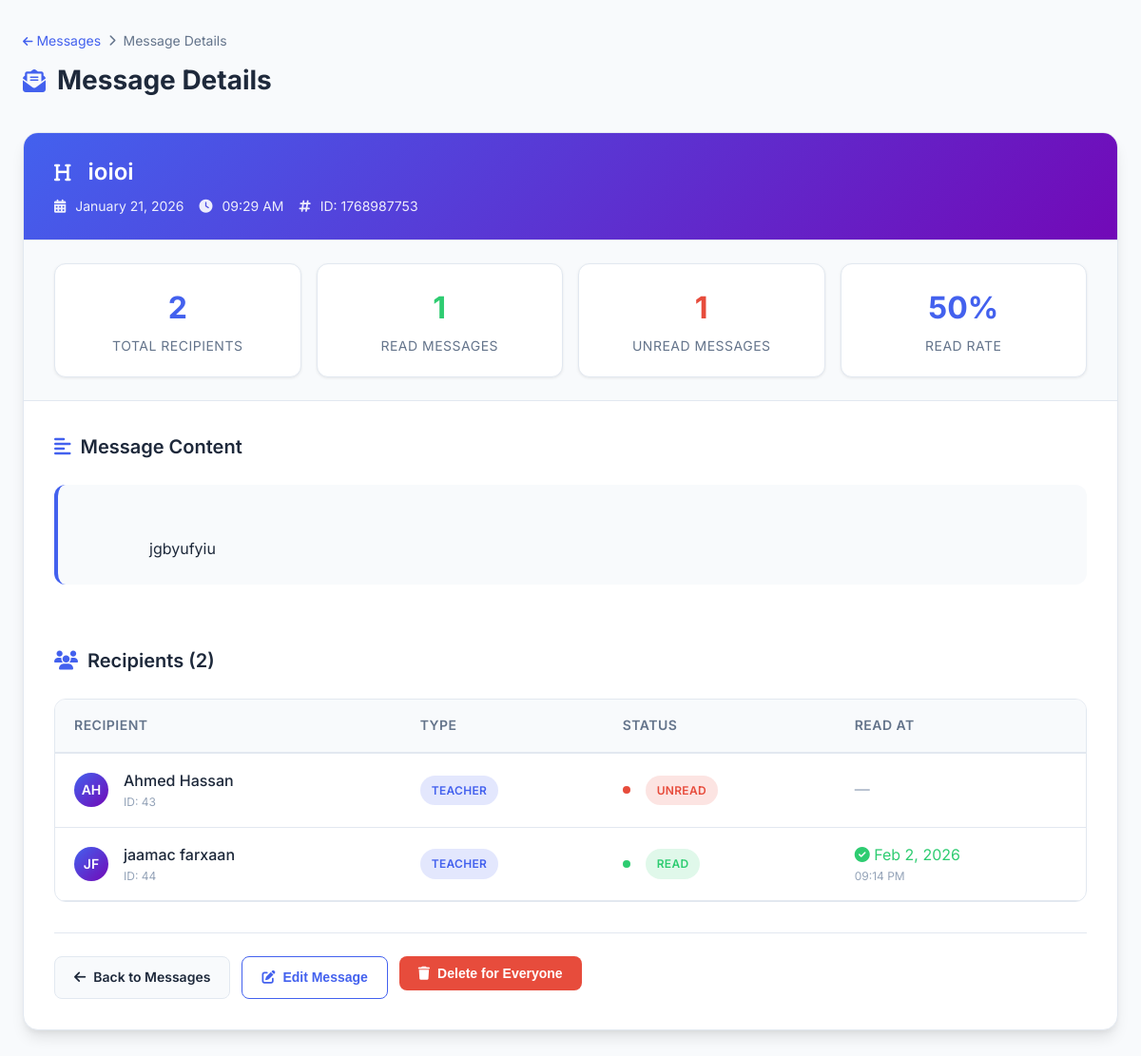
The app's page /views/admin/messages/message_view.php?group_id=1768987753 (signed in) with its own data.
### tables this page shows
CREATE TABLE `app_settings` (
  `id` int(11) NOT NULL,
  `app_name` varchar(150) DEFAULT 'Admin Panel',
  `logo_path` varchar(255) DEFAULT NULL,
  `show_type` enum('text','logo') DEFAULT 'text',
  `updated_at` timestamp NOT NULL DEFAULT current_timestamp() ON UPDATE current_timestamp(),
  `language_id` int(11) DEFAULT 1
);

CREATE TABLE `messages` (
  `id` int(11) NOT NULL,
  `sender_id` int(11) NOT NULL,
  `sender_type` enum('admin') DEFAULT 'admin',
  `message_group_id` int(11) NOT NULL,
  `recipient_type` enum('teacher','parent','both') NOT NULL,
  `recipient_id` int(11) DEFAULT NULL,
  `message_title` varchar(255) NOT NULL,
  `message_body` text NOT NULL,
  `is_read` tinyint(1) DEFAULT 0,
  `read_at` timestamp NULL DEFAULT NULL,
  `created_at` timestamp NOT NULL DEFAULT current_timestamp(),
  `updated_at` timestamp NULL DEFAULT NULL ON UPDATE current_timestamp()
);

CREATE TABLE `teachers` (
  `id` int(11) NOT NULL,
  `employee_code` varchar(50) DEFAULT NULL,
  `first_name` varchar(100) NOT NULL,
  `last_name` varchar(100) NOT NULL,
  `gender` enum('male','female') DEFAULT NULL,
  `phone` varchar(20) DEFAULT NULL,
  `email` varchar(150) DEFAULT NULL,
  `login_pin` varchar(255) NOT NULL,
  `qualification` varchar(150) DEFAULT NULL,
  `hire_date` date DEFAULT NULL,
  `status` enum('active','inactive','suspended') DEFAULT 'active',
  `salary` decimal(10,2) DEFAULT NULL,
  `created_at` timestamp NOT NULL DEFAULT current_timestamp(),
  `language_id` int(11) NOT NULL DEFAULT 1
);

### views/admin/messages/message_view.php (the view, shortened to what this page needs)
<?php
require_once __DIR__ . '/../../../config/db.php';
$settings = $conn->query("SELECT language_id FROM app_settings ORDER BY id DESC LIMIT 1")->fetch_assoc();
$currentLangId = $settings['language_id'] ?? 1;
function t($key, $replacements = []) {
    global $translations, $currentLangId;
    $text = $translations[$currentLangId][$key] ?? $key;
    foreach ($replacements as $placeholder => $value) {
        $text = str_replace('{' . $placeholder . '}', $value, $text);
    }
    return $text;
}
$theme_res = $conn->query("SELECT mode FROM theme LIMIT 1");
$theme = ($theme_res && $theme_row = $theme_res->fetch_assoc()) ? (int)$theme_row['mode'] : 1;
$is_dark = ($theme === 0);
$group_id = isset($_GET['group_id']) ? (int)$_GET['group_id'] : 0;
$stmt = $conn->prepare("
    SELECT
        m.message_group_id,
        m.message_title,
        m.message_body,
        m.created_at,
        COUNT(*) AS total_sent,
        SUM(m.is_read = 1) AS total_read
    FROM messages m
    WHERE m.message_group_id = ?
    GROUP BY m.message_group_id
");
$stmt->bind_param('i', $group_id);
$stmt->execute();
$group = $stmt->get_result()->fetch_assoc();
$stmt = $conn->prepare("
    SELECT
        m.id,
        m.recipient_type,
        m.is_read,
        m.read_at,
        t.first_name AS teacher_first,
        t.last_name AS teacher_last,
        p.name AS parent_name
    FROM messages m
    LEFT JOIN teachers t
        ON m.recipient_type = 'teacher' AND m.recipient_id = t.id
    LEFT JOIN parents p
        ON m.recipient_type = 'parent' AND m.recipient_id = p.id
    WHERE m.message_group_id = ?
    ORDER BY m.is_read ASC, m.created_at DESC
");
$stmt->bind_param('i', $group_id);
$stmt->execute();
$recipients = $stmt->get_result();
$total_unread = $group['total_sent'] - $group['total_read'];
?>
<!doctype html>
<html lang="<?= $currentLangId == 2 ? 'ar' : 'en' ?>" dir="<?= $currentLangId == 2 ? 'rtl' : 'ltr' ?>">
<head>
    <link rel="stylesheet" href="https://cdnjs.cloudflare.com/ajax/libs/font-awesome/6.4.0/css/all.min.css">
</head>
<body class="<?= $is_dark ? 'dark' : '' ?>">
<div class="container">
    <div class="page-header">
        <div>
            <div class="breadcrumb">
                <a href="messages.php"><i class="fas fa-arrow-left"></i> <?= t('breadcrumb_messages') ?></a>
                <i class="fas fa-chevron-right"></i>
                <span><?= t('breadcrumb_details') ?></span>
            </div>
            <h1 class="page-title">
                <i class="fas fa-envelope-open-text"></i>
                <?= t('header_title') ?>
            </h1>
        </div>
    </div>
    <div class="main-card">
        <div class="message-header">
            <h1 id="viewTitle">
                <i class="fas fa-heading"></i>
                <?= htmlspecialchars($group['message_title']) ?>
            </h1>
            <div class="message-meta">
                <span>
                    <i class="fas fa-calendar-alt"></i>
                    <?= date(t('date_format'), strtotime($group['created_at'])) ?>
                </span>
                <span>
                    <i class="fas fa-clock"></i>
                    <?= date(t('time_format'), strtotime($group['created_at'])) ?>
                </span>
                <span>
                    <i class="fas fa-hashtag"></i>
                    <?= t('message_id') ?>: <?= $group_id ?>
                </span>
            </div>
        </div>
        <div class="stats-grid">
            <div class="stat-card">
                <div class="stat-value"><?= $group['total_sent'] ?></div>
                <div class="stat-label"><?= t('stats_total_recipients') ?></div>
            </div>
            <div class="stat-card">
                <div class="stat-value text-success"><?= $group['total_read'] ?></div>
                <div class="stat-label"><?= t('stats_read_messages') ?></div>
            </div>
            <div class="stat-card">
                <div class="stat-value text-danger"><?= $total_unread ?></div>
                <div class="stat-label"><?= t('stats_unread_messages') ?></div>
            </div>
            <div class="stat-card">
                <div class="stat-value">
                    <?= $group['total_sent'] > 0 ? round(($group['total_read'] / $group['total_sent']) * 100) : 0 ?>%
                </div>
                <div class="stat-label"><?= t('stats_read_rate') ?></div>
            </div>
        </div>
        <div class="message-body-container">
            <h3 class="section-title">
                <i class="fas fa-align-left"></i>
                <?= t('section_message_content') ?>
            </h3>
            <div id="viewBody">
                <?= nl2br(htmlspecialchars($group['message_body'])) ?>
            </div>
        </div>
        <div class="recipients-section">
            <h3 class="section-title">
                <i class="fas fa-users"></i>
                <?= t('section_recipients') ?> (<?= $group['total_sent'] ?>)
            </h3>
            <?php if($recipients->num_rows > 0): ?>
                <div class="table-container">
                    <table>
                        <thead>
                            <tr>
                                <th><?= t('table_recipient') ?></th>
                                <th><?= t('table_type') ?></th>
                                <th><?= t('table_status') ?></th>
                                <th><?= t('table_read_at') ?></th>
                            </tr>
                        </thead>
                        <tbody>
                            <?php while($r = $recipients->fetch_assoc()):
                                $name = $r['recipient_type'] === 'teacher'
                                    ? trim($r['teacher_first'].' '.$r['teacher_last'])
                                    : $r['parent_name'];
                                $initials = $r['recipient_type'] === 'teacher'
                                    ? substr($r['teacher_first'], 0, 1) . substr($r['teacher_last'], 0, 1)
                                    : substr($r['parent_name'], 0, 2);
                                $type_label = $r['recipient_type'] === 'teacher' ? t('status_teacher') : t('status_parent');
                                $status_label = $r['is_read'] ? t('status_read') : t('status_unread');
                            ?>
                            <tr>
                                <td>
                                    <div class="flex items-center gap-4">
                                        <div style="width: 36px; height: 36px; background: linear-gradient(135deg, var(--primary-color), var(--secondary-color)); border-radius: 50%; display: flex; align-items: center; justify-content: center; color: white; font-weight: 600; font-size: 14px;">
                                            <?= strtoupper($initials) ?>
                                        </div>
                                        <div>
                                            <div style="font-weight: 500;"><?= htmlspecialchars($name) ?></div>
                                            <div class="text-muted" style="font-size: 12px;">ID: <?= $r['id'] ?></div>
                                        </div>
                                    </div>
                                </td>
                                <td>
                                    <span class="badge <?= $r['recipient_type'] ?>">
                                        <?= $type_label ?>
                                    </span>
                                </td>
                                <td>
                                    <div class="flex items-center gap-2">
                                        <span class="status-indicator <?= $r['is_read'] ? 'status-read' : 'status-unread' ?>"></span>
                                        <span class="badge <?= $r['is_read'] ? 'read' : 'unread' ?>">
                                            <?= $status_label ?>
                                        </span>
                                    </div>
                                </td>
                                <td>
                                    <?php if($r['read_at']): ?>
                                        <div class="text-success">
                                            <i class="fas fa-check-circle"></i>
                                            <?= date(t('month_day_format'), strtotime($r['read_at'])) ?>
                                        </div>
                                        <div class="text-muted" style="font-size: 12px;">
                                            <?= date(t('time_format'), strtotime($r['read_at'])) ?>
                                        </div>
                                    <?php else: ?>
                                        <span class="text-muted"><?= t('placeholder_not_available') ?></span>
                                    <?php endif; ?>
                                </td>
                            </tr>
                            <?php endwhile; ?>
                        </tbody>
                    </table>
                </div>
            <?php endif; ?>
            <div class="action-buttons">
                <a href="messages.php" class="btn btn-back">
                    <i class="fas fa-arrow-left"></i> <?= t('action_back') ?>
                </a>
                <button class="btn btn-outline" onclick="enableEdit()">
                    <i class="fas fa-edit"></i> <?= t('action_edit') ?>
                </button>
                <form method="POST" action="message_view.php"
                      onsubmit="return confirm('<?= t('confirm_delete', ['count' => $group['total_sent']]) ?>')"
                      style="margin: 0;">
                    <button class="btn btn-danger">
                        <i class="fas fa-trash"></i> <?= t('action_delete') ?>
                    </button>
                </form>
            </div>
        </div>
    </div>
</div>
</body>
</html>

### records on screen
app_settings: language "Messages", language "Message Details", language "ID", language "TOTAL RECIPIENTS", language "READ MESSAGES", language "UNREAD MESSAGES", language "READ RATE", language "Message Content", language "Recipients", language "RECIPIENT", language "TYPE", language "STATUS", language "READ AT", language "—", language.read_at "Feb 2, 2026", language.read_at "09:14 PM", language "Back to Messages", language "Edit Message", language "Delete for Everyone"
messages: recipient_type.last_name "AH", recipient_type.last_name "Ahmed Hassan", id "43", recipient_type.language_id "TEACHER", is_read.language_id "UNREAD"
messages: recipient_type.last_name "JF", recipient_type.last_name "jaamac farxaan", id "44", recipient_type.language_id "TEACHER", is_read.language_id "READ"

### other values on screen
$group['message_title'] "ioioi"
date(t('date_format'), strtotime($group['created_at'])) "January 21, 2026"
date(t('time_format'), strtotime($group['created_at'])) "09:29 AM"
$group_id "1768987753"
$group['total_sent'] "2"
$group['total_read'] "1"
$total_unread "1"
$group['message_body'] "jgbyufyiu"
